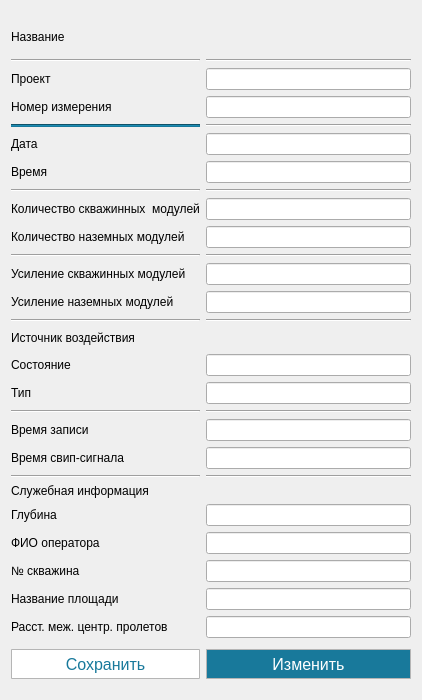
<?xml version="1.0" encoding="UTF-8"?>
<ui version="4.0">
 <class>MeasurementProperties</class>
 <widget class="QWidget" name="MeasurementProperties">
  <property name="geometry">
   <rect>
    <x>0</x>
    <y>0</y>
    <width>422</width>
    <height>700</height>
   </rect>
  </property>
  <property name="sizePolicy">
   <sizepolicy hsizetype="MinimumExpanding" vsizetype="MinimumExpanding">
    <horstretch>0</horstretch>
    <verstretch>0</verstretch>
   </sizepolicy>
  </property>
  <property name="maximumSize">
   <size>
    <width>16777215</width>
    <height>700</height>
   </size>
  </property>
  <property name="windowTitle">
   <string>Свойства</string>
  </property>
  <property name="windowIcon">
   <iconset resource="../resources.qrc">
    <normaloff>:/resources/TNG.ico</normaloff>:/resources/TNG.ico</iconset>
  </property>
  <layout class="QVBoxLayout" name="verticalLayout_2">
   <item>
    <spacer name="verticalSpacer_2">
     <property name="orientation">
      <enum>Qt::Vertical</enum>
     </property>
     <property name="sizeType">
      <enum>QSizePolicy::Fixed</enum>
     </property>
     <property name="sizeHint" stdset="0">
      <size>
       <width>20</width>
       <height>10</height>
      </size>
     </property>
    </spacer>
   </item>
   <item>
    <layout class="QVBoxLayout" name="verticalLayout">
     <item>
      <widget class="QLabel" name="labelMainName">
       <property name="minimumSize">
        <size>
         <width>0</width>
         <height>20</height>
        </size>
       </property>
       <property name="maximumSize">
        <size>
         <width>16777215</width>
         <height>70</height>
        </size>
       </property>
       <property name="text">
        <string>Название</string>
       </property>
      </widget>
     </item>
     <item>
      <layout class="QGridLayout" name="gridLayout" rowstretch="0,0,0,0,0,0,0,0,0,0,0,0,0,0,0,0,0,0,0,0,0,0,0,0,0,0,0,0,0">
       <item row="25" column="0">
        <widget class="QLabel" name="labelNameArea">
         <property name="text">
          <string>Название площади</string>
         </property>
        </widget>
       </item>
       <item row="22" column="1">
        <widget class="QLineEdit" name="lineEditDepth">
         <property name="readOnly">
          <bool>true</bool>
         </property>
        </widget>
       </item>
       <item row="23" column="1">
        <widget class="QLineEdit" name="lineEditOperator">
         <property name="readOnly">
          <bool>true</bool>
         </property>
        </widget>
       </item>
       <item row="24" column="1">
        <widget class="QLineEdit" name="lineEditNumHole">
         <property name="readOnly">
          <bool>true</bool>
         </property>
        </widget>
       </item>
       <item row="12" column="0">
        <widget class="QLabel" name="labelGainUpHole">
         <property name="text">
          <string>Усиление наземных модулей</string>
         </property>
        </widget>
       </item>
       <item row="28" column="0">
        <widget class="QPushButton" name="pushButtonSave">
         <property name="minimumSize">
          <size>
           <width>0</width>
           <height>30</height>
          </size>
         </property>
         <property name="maximumSize">
          <size>
           <width>16777215</width>
           <height>30</height>
          </size>
         </property>
         <property name="styleSheet">
          <string notr="true">#pushButtonSave{
 background-color: #ffffff;
  color: #18799b;
  border-width: 1px; 
   border-style: solid; 
                                        border-color: rgb(181,181,181); 
                                          font-family: Arial;
                                          font-size: 12pt; font-weight: 450; border-radius: 1;
                                          }
                                          #pushButtonSave:pressed{
                                          background-color: #18799b;
                                         color: #ffffff; border-width: 1px; 
                                         border-style: solid;  
                                          border-color: rgb(181,181,181);  
                                          font-family: Arial;
                                          font-size: 12pt; font-weight: 450; border-radius: 1; 
                                          }</string>
         </property>
         <property name="text">
          <string>Сохранить</string>
         </property>
        </widget>
       </item>
       <item row="25" column="1">
        <widget class="QLineEdit" name="lineEditNameArea">
         <property name="readOnly">
          <bool>true</bool>
         </property>
        </widget>
       </item>
       <item row="20" column="0">
        <widget class="Line" name="line_13">
         <property name="orientation">
          <enum>Qt::Horizontal</enum>
         </property>
        </widget>
       </item>
       <item row="17" column="0">
        <widget class="Line" name="line_11">
         <property name="orientation">
          <enum>Qt::Horizontal</enum>
         </property>
        </widget>
       </item>
       <item row="14" column="0">
        <widget class="QLabel" name="labelSource">
         <property name="minimumSize">
          <size>
           <width>0</width>
           <height>20</height>
          </size>
         </property>
         <property name="maximumSize">
          <size>
           <width>16777215</width>
           <height>30</height>
          </size>
         </property>
         <property name="text">
          <string>Источник воздействия</string>
         </property>
        </widget>
       </item>
       <item row="17" column="1">
        <widget class="Line" name="line_12">
         <property name="orientation">
          <enum>Qt::Horizontal</enum>
         </property>
        </widget>
       </item>
       <item row="13" column="0">
        <widget class="Line" name="line_4">
         <property name="orientation">
          <enum>Qt::Horizontal</enum>
         </property>
        </widget>
       </item>
       <item row="16" column="0">
        <widget class="QLabel" name="labelSourceType">
         <property name="text">
          <string>Тип</string>
         </property>
        </widget>
       </item>
       <item row="18" column="0">
        <widget class="QLabel" name="labelTimeRecord">
         <property name="text">
          <string>Время записи</string>
         </property>
        </widget>
       </item>
       <item row="22" column="0">
        <widget class="QLabel" name="labelDepth">
         <property name="text">
          <string>Глубина</string>
         </property>
        </widget>
       </item>
       <item row="0" column="1">
        <widget class="Line" name="line_7">
         <property name="orientation">
          <enum>Qt::Horizontal</enum>
         </property>
        </widget>
       </item>
       <item row="18" column="1">
        <widget class="QLineEdit" name="lineEditTimeRecord">
         <property name="readOnly">
          <bool>true</bool>
         </property>
        </widget>
       </item>
       <item row="21" column="0">
        <widget class="QLabel" name="labelServiceInfo">
         <property name="text">
          <string>Служебная информация</string>
         </property>
        </widget>
       </item>
       <item row="19" column="0">
        <widget class="QLabel" name="labelTimeSwip">
         <property name="text">
          <string>Время свип-сигнала</string>
         </property>
        </widget>
       </item>
       <item row="19" column="1">
        <widget class="QLineEdit" name="lineEditTimeSwip">
         <property name="readOnly">
          <bool>true</bool>
         </property>
        </widget>
       </item>
       <item row="13" column="1">
        <widget class="Line" name="line_10">
         <property name="orientation">
          <enum>Qt::Horizontal</enum>
         </property>
        </widget>
       </item>
       <item row="12" column="1">
        <widget class="QLineEdit" name="lineEditGainUpHole">
         <property name="readOnly">
          <bool>true</bool>
         </property>
        </widget>
       </item>
       <item row="4" column="1">
        <widget class="QLineEdit" name="lineEditDate">
         <property name="readOnly">
          <bool>true</bool>
         </property>
        </widget>
       </item>
       <item row="10" column="1">
        <widget class="Line" name="line_9">
         <property name="orientation">
          <enum>Qt::Horizontal</enum>
         </property>
        </widget>
       </item>
       <item row="7" column="1">
        <widget class="QLineEdit" name="lineEditNumDnHole">
         <property name="readOnly">
          <bool>true</bool>
         </property>
        </widget>
       </item>
       <item row="6" column="1">
        <widget class="Line" name="line_8">
         <property name="orientation">
          <enum>Qt::Horizontal</enum>
         </property>
        </widget>
       </item>
       <item row="5" column="1">
        <widget class="QLineEdit" name="lineEditTime">
         <property name="readOnly">
          <bool>true</bool>
         </property>
        </widget>
       </item>
       <item row="16" column="1">
        <widget class="QLineEdit" name="lineEditSourceType">
         <property name="readOnly">
          <bool>true</bool>
         </property>
        </widget>
       </item>
       <item row="9" column="1">
        <widget class="QLineEdit" name="lineEditNumUpHole">
         <property name="readOnly">
          <bool>true</bool>
         </property>
        </widget>
       </item>
       <item row="15" column="1">
        <widget class="QLineEdit" name="lineEditSourceStat">
         <property name="readOnly">
          <bool>true</bool>
         </property>
        </widget>
       </item>
       <item row="11" column="1">
        <widget class="QLineEdit" name="lineEditGainDnHole">
         <property name="readOnly">
          <bool>true</bool>
         </property>
        </widget>
       </item>
       <item row="3" column="1">
        <widget class="Line" name="line_6">
         <property name="orientation">
          <enum>Qt::Horizontal</enum>
         </property>
        </widget>
       </item>
       <item row="1" column="0">
        <widget class="QLabel" name="labelNameProj">
         <property name="text">
          <string>Проект</string>
         </property>
        </widget>
       </item>
       <item row="0" column="0">
        <widget class="Line" name="line">
         <property name="orientation">
          <enum>Qt::Horizontal</enum>
         </property>
        </widget>
       </item>
       <item row="2" column="1">
        <widget class="QLineEdit" name="lineEditIdMeas">
         <property name="readOnly">
          <bool>true</bool>
         </property>
        </widget>
       </item>
       <item row="15" column="0">
        <widget class="QLabel" name="labelSourceStat">
         <property name="text">
          <string>Состояние</string>
         </property>
        </widget>
       </item>
       <item row="2" column="0">
        <widget class="QLabel" name="labelIdMeas">
         <property name="text">
          <string>Номер измерения</string>
         </property>
        </widget>
       </item>
       <item row="9" column="0">
        <widget class="QLabel" name="labelNumUpHole">
         <property name="text">
          <string>Количество наземных модулей</string>
         </property>
        </widget>
       </item>
       <item row="10" column="0">
        <widget class="Line" name="line_5">
         <property name="orientation">
          <enum>Qt::Horizontal</enum>
         </property>
        </widget>
       </item>
       <item row="4" column="0">
        <widget class="QLabel" name="labelDate">
         <property name="text">
          <string>Дата</string>
         </property>
        </widget>
       </item>
       <item row="6" column="0">
        <widget class="Line" name="line_3">
         <property name="orientation">
          <enum>Qt::Horizontal</enum>
         </property>
        </widget>
       </item>
       <item row="1" column="1">
        <widget class="QLineEdit" name="lineEditNameProj">
         <property name="readOnly">
          <bool>true</bool>
         </property>
        </widget>
       </item>
       <item row="11" column="0">
        <widget class="QLabel" name="labelGainDnHole">
         <property name="text">
          <string>Усиление скважинных модулей</string>
         </property>
        </widget>
       </item>
       <item row="3" column="0">
        <widget class="Line" name="line_2">
         <property name="minimumSize">
          <size>
           <width>0</width>
           <height>1</height>
          </size>
         </property>
         <property name="styleSheet">
          <string notr="true">background-color: rgb(24, 121, 155)</string>
         </property>
         <property name="orientation">
          <enum>Qt::Horizontal</enum>
         </property>
        </widget>
       </item>
       <item row="20" column="1">
        <widget class="Line" name="line_14">
         <property name="orientation">
          <enum>Qt::Horizontal</enum>
         </property>
        </widget>
       </item>
       <item row="5" column="0">
        <widget class="QLabel" name="labelTime">
         <property name="text">
          <string>Время</string>
         </property>
        </widget>
       </item>
       <item row="7" column="0">
        <widget class="QLabel" name="labelNumDnHole">
         <property name="text">
          <string>Количество скважинных  модулей</string>
         </property>
        </widget>
       </item>
       <item row="23" column="0">
        <widget class="QLabel" name="labelOperator">
         <property name="text">
          <string>ФИО оператора</string>
         </property>
        </widget>
       </item>
       <item row="24" column="0">
        <widget class="QLabel" name="labelNumHole">
         <property name="text">
          <string>№ скважина</string>
         </property>
        </widget>
       </item>
       <item row="28" column="1">
        <widget class="QPushButton" name="pushButtonChange">
         <property name="minimumSize">
          <size>
           <width>0</width>
           <height>30</height>
          </size>
         </property>
         <property name="maximumSize">
          <size>
           <width>16777215</width>
           <height>30</height>
          </size>
         </property>
         <property name="styleSheet">
          <string notr="true">#pushButtonChange{
background-color: #18799b;
color: #ffffff;  border-width: 1px; 
border-style: solid; 
border-color: rgb(181,181,181); 
font-family: Arial;
font-size: 12pt; font-weight: 450; border-radius: 1;
}
#pushButtonChange:pressed{
background-color: #ffffff;
color: #18799b; border-width: 1px; 
border-style: solid; 
border-color: rgb(181,181,181); 
font-family: Arial;
font-size: 12pt; font-weight: 450; border-radius: 1;
}
</string>
         </property>
         <property name="text">
          <string>Изменить</string>
         </property>
        </widget>
       </item>
       <item row="27" column="0">
        <spacer name="verticalSpacer_3">
         <property name="orientation">
          <enum>Qt::Vertical</enum>
         </property>
         <property name="sizeType">
          <enum>QSizePolicy::Fixed</enum>
         </property>
         <property name="sizeHint" stdset="0">
          <size>
           <width>20</width>
           <height>5</height>
          </size>
         </property>
        </spacer>
       </item>
       <item row="26" column="1">
        <widget class="QLineEdit" name="lineEditDistBtwDevices">
         <property name="readOnly">
          <bool>true</bool>
         </property>
        </widget>
       </item>
       <item row="26" column="0">
        <widget class="QLabel" name="labelDistBtwDevices">
         <property name="text">
          <string>Расст. меж. центр. пролетов</string>
         </property>
        </widget>
       </item>
      </layout>
     </item>
    </layout>
   </item>
   <item>
    <spacer name="verticalSpacer">
     <property name="orientation">
      <enum>Qt::Vertical</enum>
     </property>
     <property name="sizeType">
      <enum>QSizePolicy::Minimum</enum>
     </property>
     <property name="sizeHint" stdset="0">
      <size>
       <width>20</width>
       <height>10</height>
      </size>
     </property>
    </spacer>
   </item>
  </layout>
 </widget>
 <resources>
  <include location="../resources.qrc"/>
 </resources>
 <connections/>
</ui>
